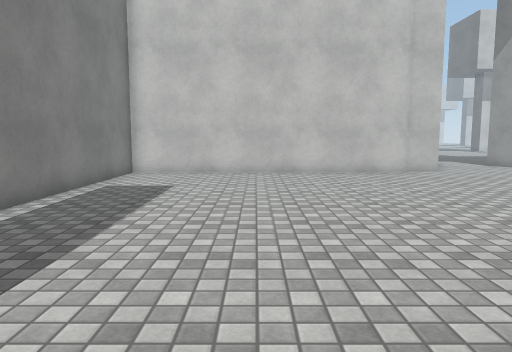
[1] (above)

17 first-person views from a walk through a Unity game level. The camera is 1.3 m above the floor, tilts 6° down and sees 70° across. The floor is counted in squares, 0.95 m on a side. Each view is taken from the middle of a square. On the plan, view 1 faces up. The plan holds only what a view shows up to about 16 squares ahead; the rest is blank. The place goes on beyond the plan. The player character is not drawn. Surface patterns are stand-ins for the level's own textures.

[2]
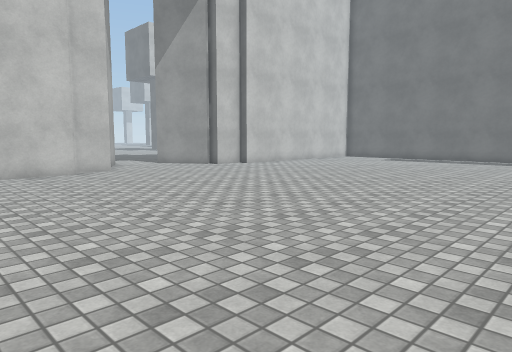

[3]
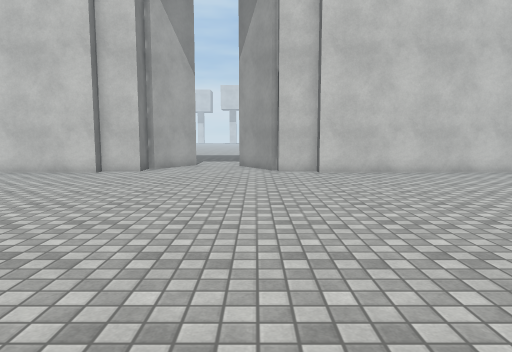

[4]
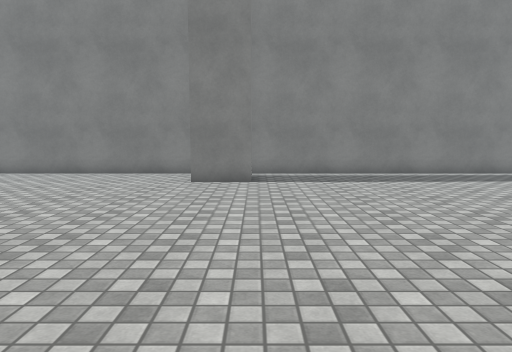

[5]
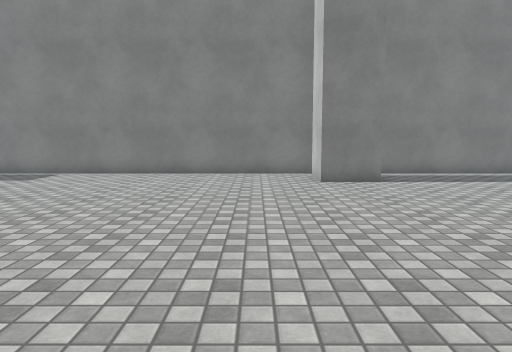

[6]
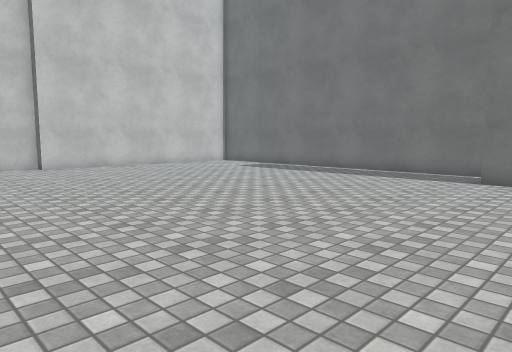

[7]
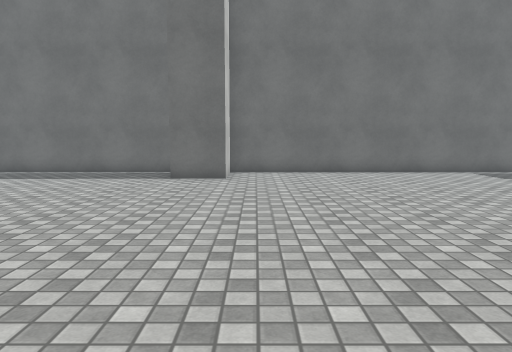

[8]
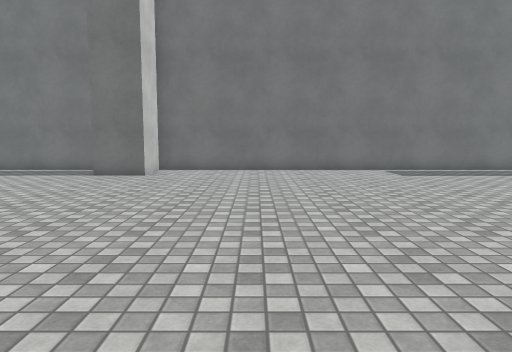

[9]
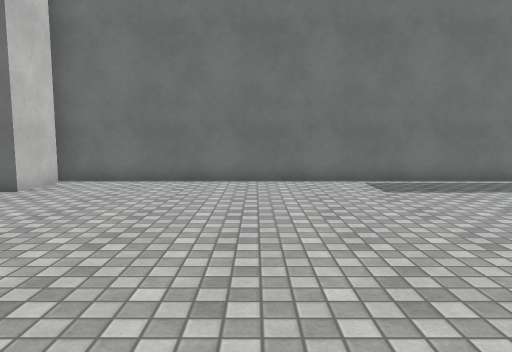

[10]
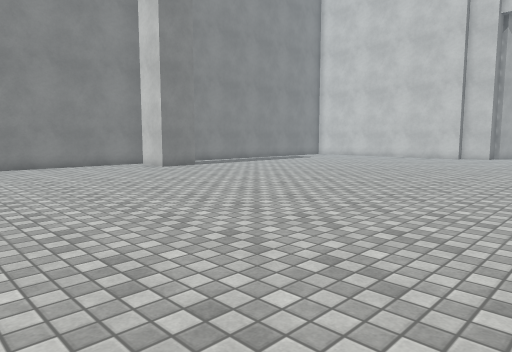

[11]
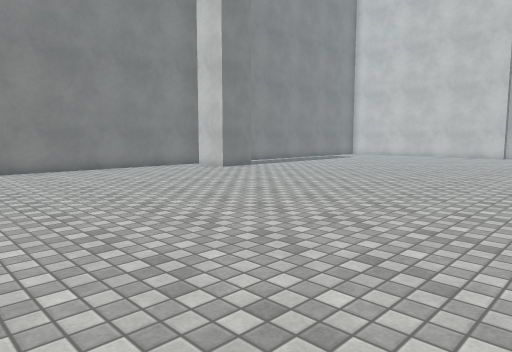

[12]
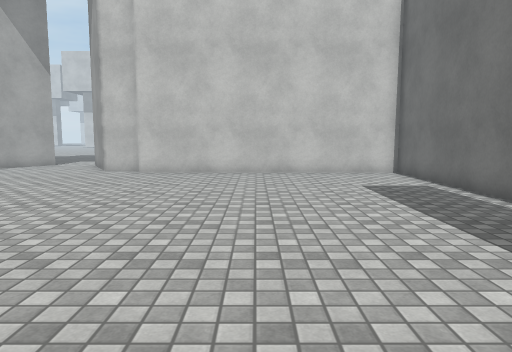

[13]
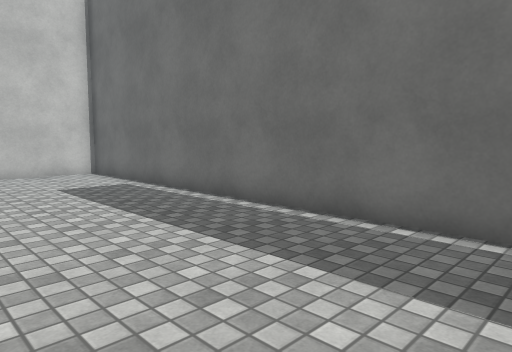

[14]
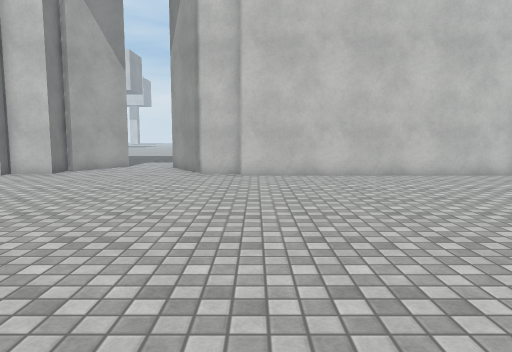

[15]
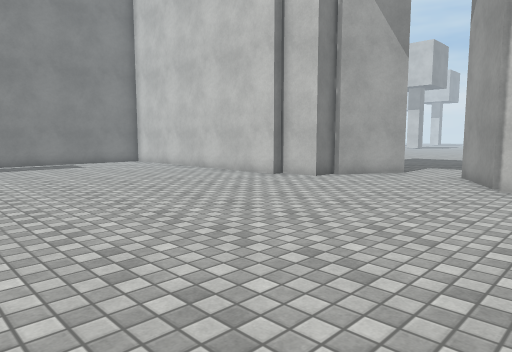

[16]
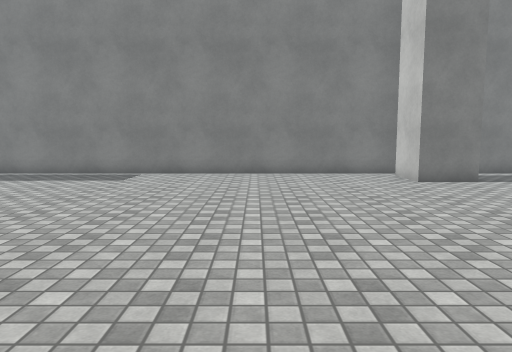

[17]
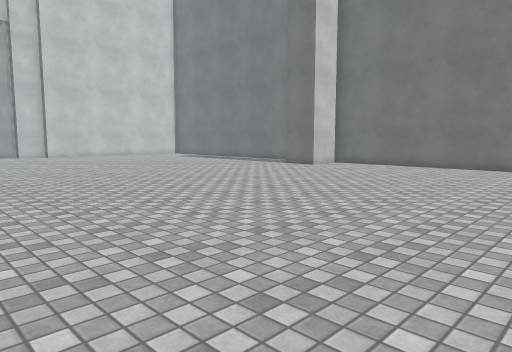

### Floor plan
Points are (right, up) in squares from view 1. A wall is a line through its corners. A room is listed if a view was taken in it or the views show most of it. See-through windows are left out.
Room 1 (views 1, 2, 3, 4, 5, 6, 7, 8, 9, 10, 11, 12, 13, 14, 15, 16, 17)
walls: (-2.2, 0) (-2.2, -1.9) (-4.1, -1.9); (24, -2) (22.1, -2) (22.1, 0); (24.5, 0.4) (24.5, 14.2) (14.5, 14.2) (14.5, 14.7) (12.9, 14.7); (-4.8, -1.6) (-4.8, -13.5); (12.7, 15.2) (11.9, 16.6); (7.3, 15.9) (7.3, 14.7) (5.8, 14.7) (5.8, 14.2) (-4.8, 14.2) (-4.8, -0.2); (8.1, 16.6) (7.6, 15.7); (24.5, -13.5) (24.5, -1.8)

Where each view was taken, in squares from view 1:
view 1: 0 up, 0 right, facing up
view 2: 0 up, 1 right, facing up-right
view 3: 0 up, 12 right, facing up
view 4: 0 up, 9 right, facing left
view 5: 4 down, 9 right, facing left
view 6: 3 down, 10 right, facing up-right
view 7: 3 down, 10 right, facing right
view 8: 6 down, 9 right, facing right
view 9: 8 down, 13 right, facing right
view 10: 11 down, 13 right, facing up-left
view 11: 13 down, 11 right, facing up-left
view 12: 0 up, 19 right, facing up
view 13: 0 up, 19 right, facing up-right
view 14: 1 up, 15 right, facing up
view 15: 4 up, 15 right, facing up-left
view 16: 7 down, 9 right, facing left
view 17: 13 down, 7 right, facing up-right
